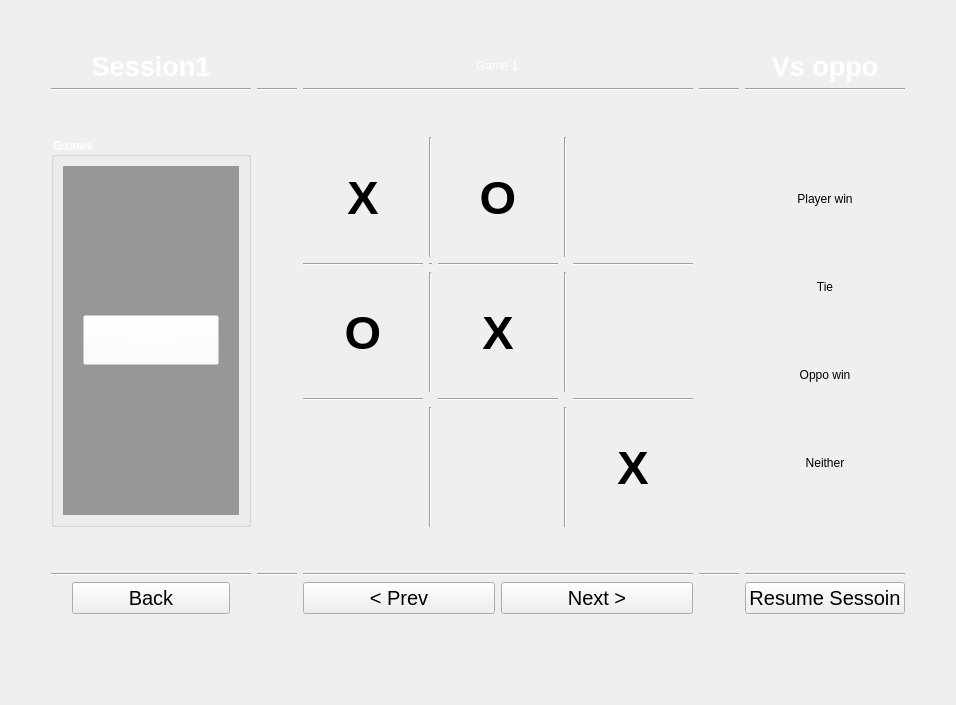
      <widget class="QWidget" name="games">
       <layout class="QHBoxLayout" name="horizontalLayout_13">
        <item>
         <layout class="QGridLayout" name="gridLayout_13">
          <item row="9" column="3">
           <spacer name="verticalSpacer_22">
            <property name="orientation">
             <enum>Qt::Vertical</enum>
            </property>
            <property name="sizeType">
             <enum>QSizePolicy::Maximum</enum>
            </property>
            <property name="sizeHint" stdset="0">
             <size>
              <width>20</width>
              <height>40</height>
             </size>
            </property>
           </spacer>
          </item>
          <item row="7" column="3">
           <layout class="QHBoxLayout" name="horizontalLayout_15">
            <item>
             <widget class="QPushButton" name="pushButton_30">
              <property name="sizePolicy">
               <sizepolicy hsizetype="Preferred" vsizetype="Preferred">
                <horstretch>0</horstretch>
                <verstretch>0</verstretch>
               </sizepolicy>
              </property>
              <property name="styleSheet">
               <string notr="true">font-size:20px;</string>
              </property>
              <property name="text">
               <string>&lt; Prev</string>
              </property>
             </widget>
            </item>
            <item>
             <widget class="QPushButton" name="pushButton_31">
              <property name="sizePolicy">
               <sizepolicy hsizetype="Preferred" vsizetype="Preferred">
                <horstretch>0</horstretch>
                <verstretch>0</verstretch>
               </sizepolicy>
              </property>
              <property name="styleSheet">
               <string notr="true">font-size:20px;</string>
              </property>
              <property name="text">
               <string>Next &gt;</string>
              </property>
             </widget>
            </item>
           </layout>
          </item>
          <item row="4" column="5">
           <layout class="QVBoxLayout" name="verticalLayout_3">
            <item>
             <widget class="QLabel" name="label_41">
              <property name="sizePolicy">
               <sizepolicy hsizetype="Preferred" vsizetype="Maximum">
                <horstretch>0</horstretch>
                <verstretch>0</verstretch>
               </sizepolicy>
              </property>
              <property name="minimumSize">
               <size>
                <width>150</width>
                <height>40</height>
               </size>
              </property>
              <property name="styleSheet">
               <string notr="true"/>
              </property>
              <property name="text">
               <string>Player win</string>
              </property>
              <property name="alignment">
               <set>Qt::AlignCenter</set>
              </property>
             </widget>
            </item>
            <item>
             <widget class="QLabel" name="label_43">
              <property name="sizePolicy">
               <sizepolicy hsizetype="Preferred" vsizetype="Maximum">
                <horstretch>0</horstretch>
                <verstretch>0</verstretch>
               </sizepolicy>
              </property>
              <property name="minimumSize">
               <size>
                <width>150</width>
                <height>40</height>
               </size>
              </property>
              <property name="styleSheet">
               <string notr="true"/>
              </property>
              <property name="text">
               <string>Tie</string>
              </property>
              <property name="alignment">
               <set>Qt::AlignCenter</set>
              </property>
             </widget>
            </item>
            <item>
             <widget class="QLabel" name="label_42">
              <property name="sizePolicy">
               <sizepolicy hsizetype="Preferred" vsizetype="Maximum">
                <horstretch>0</horstretch>
                <verstretch>0</verstretch>
               </sizepolicy>
              </property>
              <property name="minimumSize">
               <size>
                <width>150</width>
                <height>40</height>
               </size>
              </property>
              <property name="styleSheet">
               <string notr="true"/>
              </property>
              <property name="text">
               <string>Oppo win</string>
              </property>
              <property name="alignment">
               <set>Qt::AlignCenter</set>
              </property>
             </widget>
            </item>
            <item>
             <widget class="QLabel" name="label_44">
              <property name="sizePolicy">
               <sizepolicy hsizetype="Preferred" vsizetype="Maximum">
                <horstretch>0</horstretch>
                <verstretch>0</verstretch>
               </sizepolicy>
              </property>
              <property name="minimumSize">
               <size>
                <width>150</width>
                <height>40</height>
               </size>
              </property>
              <property name="styleSheet">
               <string notr="true"/>
              </property>
              <property name="text">
               <string>Neither</string>
              </property>
              <property name="alignment">
               <set>Qt::AlignCenter</set>
              </property>
             </widget>
            </item>
           </layout>
          </item>
          <item row="7" column="1">
           <layout class="QHBoxLayout" name="horizontalLayout_14">
            <item>
             <widget class="QPushButton" name="pushButton_back_from_history_to_session">
              <property name="sizePolicy">
               <sizepolicy hsizetype="Maximum" vsizetype="Fixed">
                <horstretch>0</horstretch>
                <verstretch>0</verstretch>
               </sizepolicy>
              </property>
              <property name="styleSheet">
               <string notr="true">font-size:20px;
min-width:150px;</string>
              </property>
              <property name="text">
               <string>Back</string>
              </property>
             </widget>
            </item>
           </layout>
          </item>
          <item row="2" column="2">
           <widget class="Line" name="line_17">
            <property name="orientation">
             <enum>Qt::Horizontal</enum>
            </property>
           </widget>
          </item>
          <item row="5" column="3">
           <spacer name="verticalSpacer_21">
            <property name="orientation">
             <enum>Qt::Vertical</enum>
            </property>
            <property name="sizeType">
             <enum>QSizePolicy::Maximum</enum>
            </property>
            <property name="sizeHint" stdset="0">
             <size>
              <width>20</width>
              <height>40</height>
             </size>
            </property>
           </spacer>
          </item>
          <item row="4" column="3">
           <layout class="QGridLayout" name="gridLayout">
            <property name="sizeConstraint">
             <enum>QLayout::SetFixedSize</enum>
            </property>
            <item row="1" column="0">
             <widget class="Line" name="line_7">
              <property name="orientation">
               <enum>Qt::Horizontal</enum>
              </property>
             </widget>
            </item>
            <item row="4" column="1">
             <widget class="Line" name="line_2">
              <property name="orientation">
               <enum>Qt::Vertical</enum>
              </property>
             </widget>
            </item>
            <item row="3" column="0">
             <widget class="Line" name="line_11">
              <property name="orientation">
               <enum>Qt::Horizontal</enum>
              </property>
             </widget>
            </item>
            <item row="0" column="1">
             <widget class="Line" name="line_3">
              <property name="orientation">
               <enum>Qt::Vertical</enum>
              </property>
             </widget>
            </item>
            <item row="1" column="4">
             <widget class="Line" name="line_10">
              <property name="orientation">
               <enum>Qt::Horizontal</enum>
              </property>
             </widget>
            </item>
            <item row="1" column="1">
             <widget class="Line" name="line_8">
              <property name="orientation">
               <enum>Qt::Horizontal</enum>
              </property>
             </widget>
            </item>
            <item row="2" column="0">
             <widget class="QLabel" name="label_34">
              <property name="sizePolicy">
               <sizepolicy hsizetype="Maximum" vsizetype="Maximum">
                <horstretch>0</horstretch>
                <verstretch>0</verstretch>
               </sizepolicy>
              </property>
              <property name="minimumSize">
               <size>
                <width>120</width>
                <height>120</height>
               </size>
              </property>
              <property name="font">
               <font>
                <pointsize>35</pointsize>
                <bold>true</bold>
               </font>
              </property>
              <property name="styleSheet">
               <string notr="true"/>
              </property>
              <property name="text">
               <string>O</string>
              </property>
              <property name="alignment">
               <set>Qt::AlignCenter</set>
              </property>
             </widget>
            </item>
            <item row="4" column="4">
             <widget class="QLabel" name="label_30">
              <property name="sizePolicy">
               <sizepolicy hsizetype="Maximum" vsizetype="Maximum">
                <horstretch>0</horstretch>
                <verstretch>0</verstretch>
               </sizepolicy>
              </property>
              <property name="minimumSize">
               <size>
                <width>120</width>
                <height>120</height>
               </size>
              </property>
              <property name="font">
               <font>
                <pointsize>35</pointsize>
                <bold>true</bold>
               </font>
              </property>
              <property name="styleSheet">
               <string notr="true"/>
              </property>
              <property name="text">
               <string>X</string>
              </property>
              <property name="alignment">
               <set>Qt::AlignCenter</set>
              </property>
             </widget>
            </item>
            <item row="4" column="2">
             <widget class="QLabel" name="label_33">
              <property name="sizePolicy">
               <sizepolicy hsizetype="Maximum" vsizetype="Maximum">
                <horstretch>0</horstretch>
                <verstretch>0</verstretch>
               </sizepolicy>
              </property>
              <property name="minimumSize">
               <size>
                <width>120</width>
                <height>120</height>
               </size>
              </property>
              <property name="font">
               <font>
                <pointsize>35</pointsize>
                <bold>true</bold>
               </font>
              </property>
              <property name="styleSheet">
               <string notr="true"/>
              </property>
              <property name="text">
               <string/>
              </property>
              <property name="alignment">
               <set>Qt::AlignCenter</set>
              </property>
             </widget>
            </item>
            <item row="2" column="4">
             <widget class="QLabel" name="label_35">
              <property name="sizePolicy">
               <sizepolicy hsizetype="Maximum" vsizetype="Maximum">
                <horstretch>0</horstretch>
                <verstretch>0</verstretch>
               </sizepolicy>
              </property>
              <property name="minimumSize">
               <size>
                <width>120</width>
                <height>120</height>
               </size>
              </property>
              <property name="font">
               <font>
                <pointsize>35</pointsize>
                <bold>true</bold>
               </font>
              </property>
              <property name="styleSheet">
               <string notr="true"/>
              </property>
              <property name="text">
               <string/>
              </property>
              <property name="alignment">
               <set>Qt::AlignCenter</set>
              </property>
             </widget>
            </item>
            <item row="2" column="1">
             <widget class="Line" name="line">
              <property name="orientation">
               <enum>Qt::Vertical</enum>
              </property>
             </widget>
            </item>
            <item row="2" column="3">
             <widget class="Line" name="line_5">
              <property name="orientation">
               <enum>Qt::Vertical</enum>
              </property>
             </widget>
            </item>
            <item row="4" column="0">
             <widget class="QLabel" name="label_29">
              <property name="sizePolicy">
               <sizepolicy hsizetype="Maximum" vsizetype="Maximum">
                <horstretch>0</horstretch>
                <verstretch>0</verstretch>
               </sizepolicy>
              </property>
              <property name="minimumSize">
               <size>
                <width>120</width>
                <height>120</height>
               </size>
              </property>
              <property name="font">
               <font>
                <pointsize>35</pointsize>
                <bold>true</bold>
               </font>
              </property>
              <property name="styleSheet">
               <string notr="true"/>
              </property>
              <property name="text">
               <string/>
              </property>
              <property name="alignment">
               <set>Qt::AlignCenter</set>
              </property>
             </widget>
            </item>
            <item row="0" column="3">
             <widget class="Line" name="line_4">
              <property name="orientation">
               <enum>Qt::Vertical</enum>
              </property>
             </widget>
            </item>
            <item row="2" column="2">
             <widget class="QLabel" name="label_31">
              <property name="sizePolicy">
               <sizepolicy hsizetype="Maximum" vsizetype="Maximum">
                <horstretch>0</horstretch>
                <verstretch>0</verstretch>
               </sizepolicy>
              </property>
              <property name="minimumSize">
               <size>
                <width>120</width>
                <height>120</height>
               </size>
              </property>
              <property name="font">
               <font>
                <pointsize>35</pointsize>
                <bold>true</bold>
               </font>
              </property>
              <property name="styleSheet">
               <string notr="true"/>
              </property>
              <property name="text">
               <string>X</string>
              </property>
              <property name="alignment">
               <set>Qt::AlignCenter</set>
              </property>
             </widget>
            </item>
            <item row="1" column="2">
             <widget class="Line" name="line_9">
              <property name="orientation">
               <enum>Qt::Horizontal</enum>
              </property>
             </widget>
            </item>
            <item row="3" column="2">
             <widget class="Line" name="line_12">
              <property name="orientation">
               <enum>Qt::Horizontal</enum>
              </property>
             </widget>
            </item>
            <item row="0" column="0">
             <widget class="QLabel" name="label_6">
              <property name="sizePolicy">
               <sizepolicy hsizetype="Maximum" vsizetype="Maximum">
                <horstretch>0</horstretch>
                <verstretch>0</verstretch>
               </sizepolicy>
              </property>
              <property name="minimumSize">
               <size>
                <width>120</width>
                <height>120</height>
               </size>
              </property>
              <property name="font">
               <font>
                <pointsize>35</pointsize>
                <bold>true</bold>
               </font>
              </property>
              <property name="styleSheet">
               <string notr="true"/>
              </property>
              <property name="text">
               <string>X</string>
              </property>
              <property name="alignment">
               <set>Qt::AlignCenter</set>
              </property>
             </widget>
            </item>
            <item row="4" column="3">
             <widget class="Line" name="line_6">
              <property name="orientation">
               <enum>Qt::Vertical</enum>
              </property>
             </widget>
            </item>
            <item row="0" column="4">
             <widget class="QLabel" name="label_28">
              <property name="sizePolicy">
               <sizepolicy hsizetype="Maximum" vsizetype="Maximum">
                <horstretch>0</horstretch>
                <verstretch>0</verstretch>
               </sizepolicy>
              </property>
              <property name="minimumSize">
               <size>
                <width>120</width>
                <height>120</height>
               </size>
              </property>
              <property name="font">
               <font>
                <pointsize>35</pointsize>
                <bold>true</bold>
               </font>
              </property>
              <property name="styleSheet">
               <string notr="true"/>
              </property>
              <property name="text">
               <string/>
              </property>
              <property name="alignment">
               <set>Qt::AlignCenter</set>
              </property>
             </widget>
            </item>
            <item row="0" column="2">
             <widget class="QLabel" name="label_32">
              <property name="sizePolicy">
               <sizepolicy hsizetype="Maximum" vsizetype="Maximum">
                <horstretch>0</horstretch>
                <verstretch>0</verstretch>
               </sizepolicy>
              </property>
              <property name="minimumSize">
               <size>
                <width>120</width>
                <height>120</height>
               </size>
              </property>
              <property name="font">
               <font>
                <pointsize>35</pointsize>
                <bold>true</bold>
               </font>
              </property>
              <property name="styleSheet">
               <string notr="true"/>
              </property>
              <property name="text">
               <string>O</string>
              </property>
              <property name="alignment">
               <set>Qt::AlignCenter</set>
              </property>
             </widget>
            </item>
            <item row="3" column="4">
             <widget class="Line" name="line_13">
              <property name="orientation">
               <enum>Qt::Horizontal</enum>
              </property>
             </widget>
            </item>
           </layout>
          </item>
          <item row="1" column="5">
           <widget class="QLabel" name="label_45">
            <property name="font">
             <font>
              <pointsize>20</pointsize>
              <bold>true</bold>
             </font>
            </property>
            <property name="styleSheet">
             <string notr="true">color:white;
</string>
            </property>
            <property name="text">
             <string>Vs oppo</string>
            </property>
            <property name="alignment">
             <set>Qt::AlignCenter</set>
            </property>
           </widget>
          </item>
          <item row="3" column="3">
           <spacer name="verticalSpacer_23">
            <property name="orientation">
             <enum>Qt::Vertical</enum>
            </property>
            <property name="sizeType">
             <enum>QSizePolicy::Maximum</enum>
            </property>
            <property name="sizeHint" stdset="0">
             <size>
              <width>20</width>
              <height>40</height>
             </size>
            </property>
           </spacer>
          </item>
          <item row="2" column="5">
           <widget class="Line" name="line_16">
            <property name="orientation">
             <enum>Qt::Horizontal</enum>
            </property>
           </widget>
          </item>
          <item row="4" column="0">
           <spacer name="horizontalSpacer_13">
            <property name="orientation">
             <enum>Qt::Horizontal</enum>
            </property>
            <property name="sizeType">
             <enum>QSizePolicy::Maximum</enum>
            </property>
            <property name="sizeHint" stdset="0">
             <size>
              <width>40</width>
              <height>20</height>
             </size>
            </property>
           </spacer>
          </item>
          <item row="7" column="5">
           <layout class="QHBoxLayout" name="horizontalLayout_18">
            <item>
             <widget class="QPushButton" name="pushButton_replay">
              <property name="sizePolicy">
               <sizepolicy hsizetype="Maximum" vsizetype="Preferred">
                <horstretch>0</horstretch>
                <verstretch>0</verstretch>
               </sizepolicy>
              </property>
              <property name="styleSheet">
               <string notr="true">font-size:20px;
min-width:150px;</string>
              </property>
              <property name="text">
               <string>Resume Sessoin</string>
              </property>
             </widget>
            </item>
           </layout>
          </item>
          <item row="0" column="3">
           <spacer name="verticalSpacer_20">
            <property name="orientation">
             <enum>Qt::Vertical</enum>
            </property>
            <property name="sizeType">
             <enum>QSizePolicy::Maximum</enum>
            </property>
            <property name="sizeHint" stdset="0">
             <size>
              <width>20</width>
              <height>40</height>
             </size>
            </property>
           </spacer>
          </item>
          <item row="4" column="6">
           <spacer name="horizontalSpacer_14">
            <property name="orientation">
             <enum>Qt::Horizontal</enum>
            </property>
            <property name="sizeType">
             <enum>QSizePolicy::Maximum</enum>
            </property>
            <property name="sizeHint" stdset="0">
             <size>
              <width>40</width>
              <height>20</height>
             </size>
            </property>
           </spacer>
          </item>
          <item row="8" column="3">
           <spacer name="verticalSpacer_19">
            <property name="orientation">
             <enum>Qt::Vertical</enum>
            </property>
            <property name="sizeType">
             <enum>QSizePolicy::Maximum</enum>
            </property>
            <property name="sizeHint" stdset="0">
             <size>
              <width>20</width>
              <height>40</height>
             </size>
            </property>
           </spacer>
          </item>
          <item row="2" column="3">
           <widget class="Line" name="line_15">
            <property name="orientation">
             <enum>Qt::Horizontal</enum>
            </property>
           </widget>
          </item>
          <item row="4" column="4">
           <spacer name="horizontalSpacer_8">
            <property name="orientation">
             <enum>Qt::Horizontal</enum>
            </property>
            <property name="sizeHint" stdset="0">
             <size>
              <width>40</width>
              <height>20</height>
             </size>
            </property>
           </spacer>
          </item>
          <item row="1" column="1">
           <widget class="QLabel" name="label_12">
            <property name="font">
             <font>
              <pointsize>20</pointsize>
              <bold>true</bold>
             </font>
            </property>
            <property name="styleSheet">
             <string notr="true">color:white;</string>
            </property>
            <property name="text">
             <string>Session1</string>
            </property>
            <property name="alignment">
             <set>Qt::AlignCenter</set>
            </property>
           </widget>
          </item>
          <item row="2" column="4">
           <widget class="Line" name="line_18">
            <property name="orientation">
             <enum>Qt::Horizontal</enum>
            </property>
           </widget>
          </item>
          <item row="1" column="3" alignment="Qt::AlignHCenter">
           <widget class="QLabel" name="label_27">
            <property name="sizePolicy">
             <sizepolicy hsizetype="Preferred" vsizetype="Maximum">
              <horstretch>0</horstretch>
              <verstretch>0</verstretch>
             </sizepolicy>
            </property>
            <property name="styleSheet">
             <string notr="true">color: rgb(255, 255, 255);
font: 900 20pt &quot;Segoe UI Black&quot;;</string>
            </property>
            <property name="text">
             <string>Game 1</string>
            </property>
           </widget>
          </item>
          <item row="4" column="2">
           <spacer name="horizontalSpacer_7">
            <property name="orientation">
             <enum>Qt::Horizontal</enum>
            </property>
            <property name="sizeHint" stdset="0">
             <size>
              <width>40</width>
              <height>20</height>
             </size>
            </property>
           </spacer>
          </item>
          <item row="2" column="1">
           <widget class="Line" name="line_14">
            <property name="orientation">
             <enum>Qt::Horizontal</enum>
            </property>
           </widget>
          </item>
          <item row="4" column="1">
           <widget class="QGroupBox" name="groupBox">
            <property name="sizePolicy">
             <sizepolicy hsizetype="Maximum" vsizetype="Preferred">
              <horstretch>0</horstretch>
              <verstretch>0</verstretch>
             </sizepolicy>
            </property>
            <property name="minimumSize">
             <size>
              <width>200</width>
              <height>0</height>
             </size>
            </property>
            <property name="styleSheet">
             <string notr="true">font: 700 12pt &quot;Segoe UI&quot;;
font-weight:bold;
color:white;</string>
            </property>
            <property name="title">
             <string>Games</string>
            </property>
            <layout class="QVBoxLayout" name="verticalLayout_4">
             <item>
              <widget class="QScrollArea" name="scrollArea_2">
               <property name="styleSheet">
                <string notr="true">background-color: rgba(0, 0,0, 0.2);</string>
               </property>
               <property name="widgetResizable">
                <bool>true</bool>
               </property>
               <widget class="QWidget" name="scrollAreaWidgetContents">
                <property name="geometry">
                 <rect>
                  <x>0</x>
                  <y>0</y>
                  <width>174</width>
                  <height>342</height>
                 </rect>
                </property>
                <layout class="QVBoxLayout" name="verticalLayout_5">
                 <item>
                  <widget class="QFrame" name="frame">
                   <property name="styleSheet">
                    <string notr="true">background-color: rgba(255, 255,255, 0);</string>
                   </property>
                   <property name="frameShape">
                    <enum>QFrame::StyledPanel</enum>
                   </property>
                   <property name="frameShadow">
                    <enum>QFrame::Raised</enum>
                   </property>
                   <layout class="QVBoxLayout" name="verticalLayout_6">
                    <item>
                     <widget class="QPushButton" name="pushButton_2">
                      <property name="minimumSize">
                       <size>
                        <width>120</width>
                        <height>50</height>
                       </size>
                      </property>
                      <property name="text">
                       <string>Game1</string>
                      </property>
                     </widget>
                    </item>
                   </layout>
                  </widget>
                 </item>
                </layout>
               </widget>
              </widget>
             </item>
            </layout>
           </widget>
          </item>
          <item row="6" column="3">
           <widget class="Line" name="line_19">
            <property name="orientation">
             <enum>Qt::Horizontal</enum>
            </property>
           </widget>
          </item>
          <item row="6" column="1">
           <widget class="Line" name="line_20">
            <property name="orientation">
             <enum>Qt::Horizontal</enum>
            </property>
           </widget>
          </item>
          <item row="6" column="2">
           <widget class="Line" name="line_21">
            <property name="orientation">
             <enum>Qt::Horizontal</enum>
            </property>
           </widget>
          </item>
          <item row="6" column="4">
           <widget class="Line" name="line_22">
            <property name="orientation">
             <enum>Qt::Horizontal</enum>
            </property>
           </widget>
          </item>
          <item row="6" column="5">
           <widget class="Line" name="line_23">
            <property name="orientation">
             <enum>Qt::Horizontal</enum>
            </property>
           </widget>
          </item>
         </layout>
        </item>
       </layout>
      </widget>
